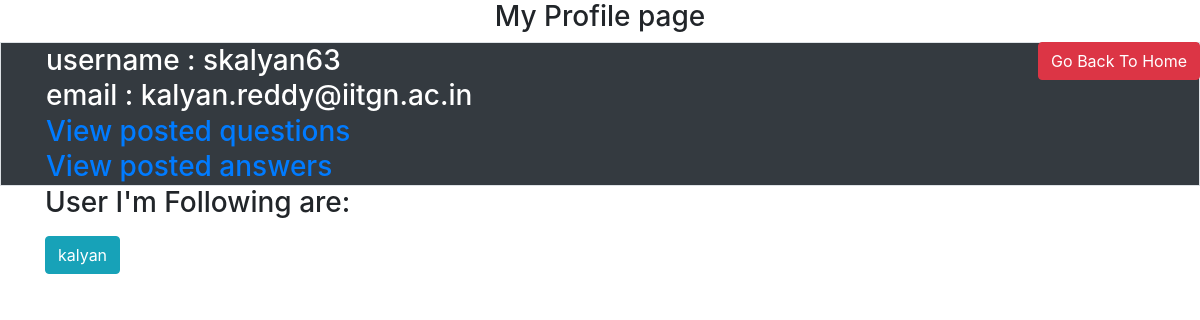
The app's page /profile/1 (signed in), older data.
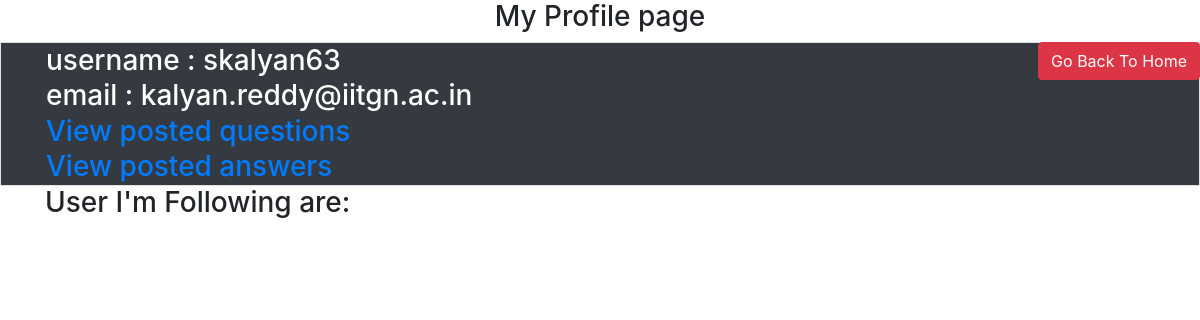
The same page, newer data.
### tables this page shows
CREATE TABLE User(
    user_id     INTEGER PRIMARY KEY autoincrement,
    User_name   varchar(20),
    Password    blob(50),
    Salt        blob(8),
    Email       varchar(40),
    LastLogin   Text);

### app.py (the view)
@app.route('/profile/<int:user_Id>')
def Profile(user_Id):
    if(user_Id!=session['UserId']):
        return render_template('Profile.html',user=GetUserDetails(user_Id),foll=Check_Follow(session['UserId'],user_Id))
    else:
        return render_template('Profile.html',user=GetUserDetails(user_Id),get_Name=GetUserName,F_ID=GetFollowId(user_Id))

### Sql_Querries.py (called while the page is built)
def GetUserName(U_Id):
    conn=sqlite3.connect('quora.db')
    cur=conn.cursor()
    cur.execute("Select User_name from User where user_id=?",(U_Id,))
    res=cur.fetchone()
    conn.close()
    return res[0]

def GetUserDetails(U_id):
    conn=sqlite3.connect('quora.db')
    cur=conn.cursor()
    cur.execute("select user_id,user_name,email from User where user_id = ?", (U_id,))
    res=cur.fetchall()
    conn.close()
    return res[0]

def GetFollowId(U_id):
    conn=sqlite3.connect('quora.db')
    cur=conn.cursor()
    cur.execute("Select follow_id from Follow where user_id = ?",(U_id,))
    data = cur.fetchall()
    conn.close()
    return(data)

### templates/Profile.html (shortened to what this page needs)
{% extends 'Base.html' %}
{% block Body %}
{%if user[0] == session['UserId'] %}
    <h3 class="text-center">My Profile page<h3>
{%else%}
    <h3 class="text-center">Other User's Profile page<h3>
{%endif%}
<a href="{{url_for('Home')}}" class="btn btn-danger float-right">Go Back To Home</a>
<div class="border bg-dark text-white">
<div class="container">
    <table>
        {%if user[0] == session['UserId'] %}
            <tr><td>username : {{user[1]}}</td></tr>
            <tr><td>email : {{user[2]}}</td></tr>
            <tr><td><a href="{{url_for('UserQuestionList',user_id=user[0])}}">View posted questions</a></td></tr>
            <tr><td><a href="{{url_for('UserAnswerList',user_id=user[0])}}">View posted answers</a></td></tr>
        {%endif%}
    </table>
</div>
</div>
<div class="container">
    {%if user[0] == session['UserId'] %}
        <p>User I'm Following are: </p>
        {%for prof in F_ID%}
            <p><a href="/profile/{{prof[0]}}" class="btn btn-info">{{get_Name(prof[0])}}</a></p>
        {% endfor %}
    {%endif%}
</div>
{% endblock%}

Row changes from the older to the newer data that the page shows:
no longer on this page (row edited): User: User_name "kalyan"
